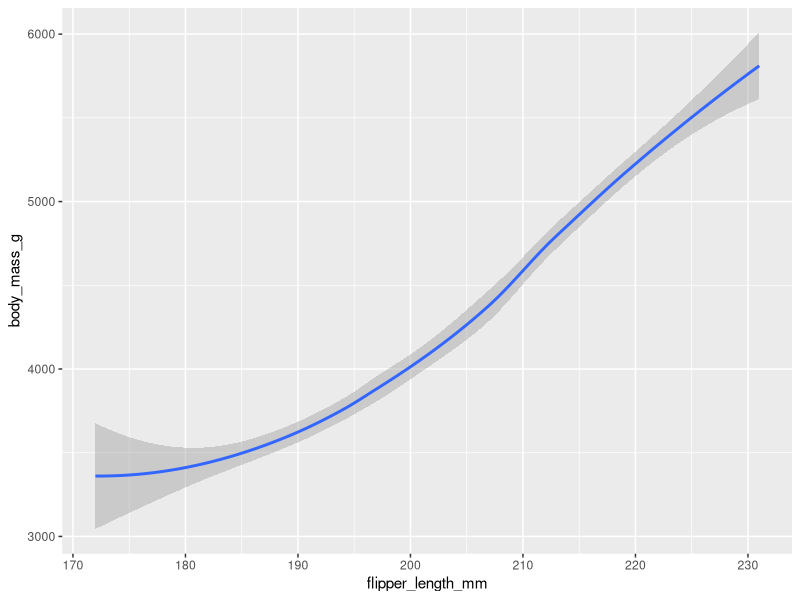
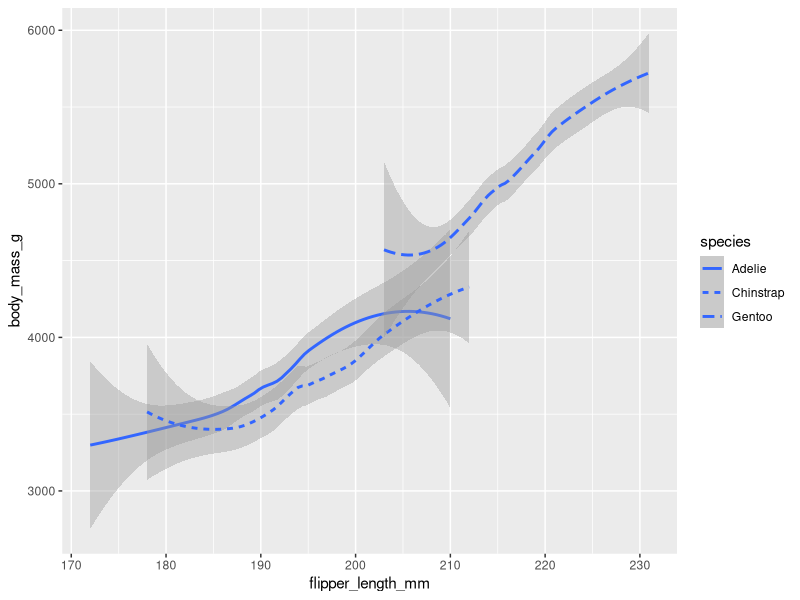
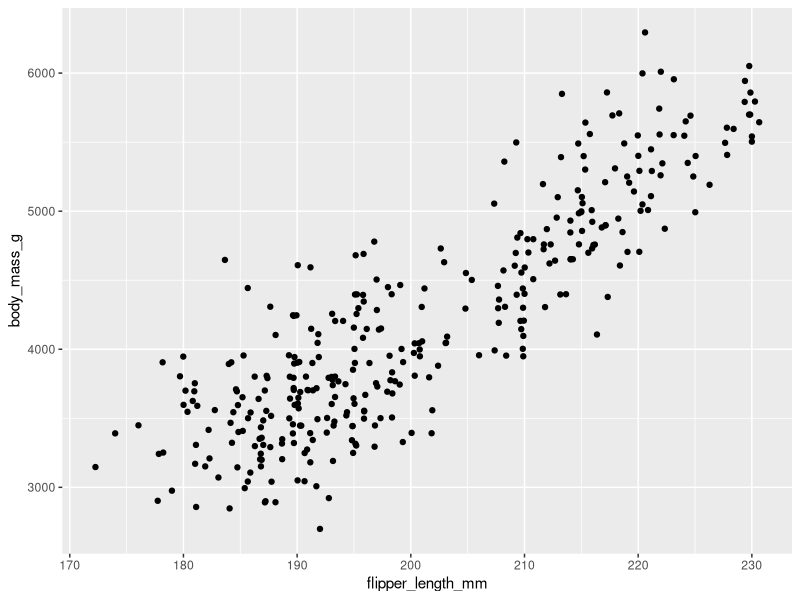
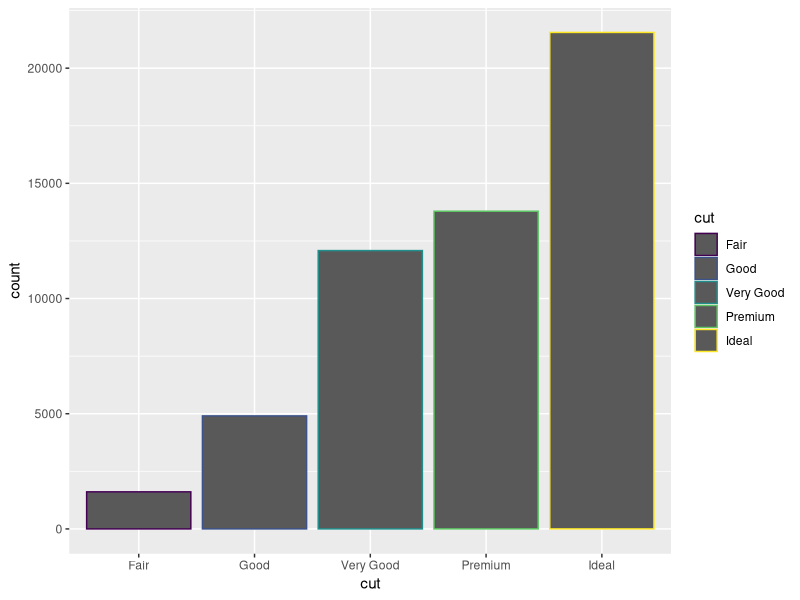

Reproduce these figures in R, in order.

library(ggplot2)
library(palmerpenguins)

ggplot(data = penguins) +
  geom_smooth(aes(x = flipper_length_mm, y = body_mass_g))
geom_point(mapping=aes(x=flipper_length_mm,y=body_mass_g))

ggplot(data=penguins)+
  geom_smooth(mapping=aes(x=flipper_length_mm,y=body_mass_g,linetype=species))
ggplot(data=penguins)+
  geom_jitter(mapping=aes(x=flipper_length_mm,y=body_mass_g))

ggplot(data=diamonds)+
  geom_bar(mapping=aes(x=cut, color=cut))